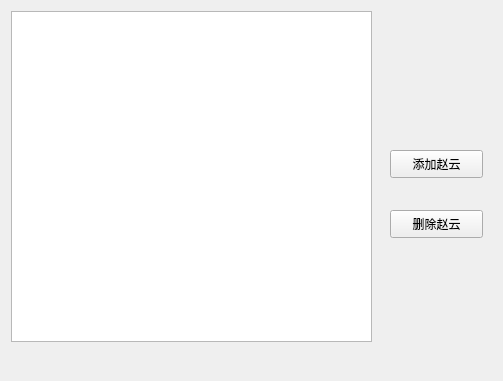
<?xml version="1.0" encoding="UTF-8"?>
<ui version="4.0">
 <class>Widget</class>
 <widget class="QWidget" name="Widget">
  <property name="geometry">
   <rect>
    <x>0</x>
    <y>0</y>
    <width>503</width>
    <height>381</height>
   </rect>
  </property>
  <property name="windowTitle">
   <string>Widget</string>
  </property>
  <widget class="QTableWidget" name="tableWidget">
   <property name="geometry">
    <rect>
     <x>11</x>
     <y>11</y>
     <width>361</width>
     <height>331</height>
    </rect>
   </property>
  </widget>
  <widget class="QPushButton" name="addBtn">
   <property name="geometry">
    <rect>
     <x>390</x>
     <y>150</y>
     <width>93</width>
     <height>28</height>
    </rect>
   </property>
   <property name="text">
    <string>添加赵云</string>
   </property>
  </widget>
  <widget class="QPushButton" name="delBtn">
   <property name="geometry">
    <rect>
     <x>390</x>
     <y>210</y>
     <width>93</width>
     <height>28</height>
    </rect>
   </property>
   <property name="text">
    <string>删除赵云</string>
   </property>
  </widget>
 </widget>
 <layoutdefault spacing="6" margin="11"/>
 <resources/>
 <connections/>
</ui>
